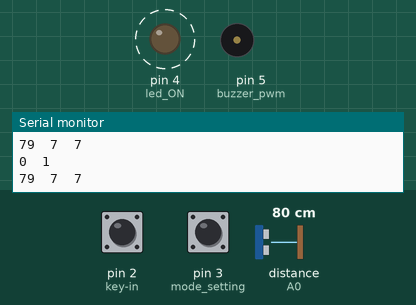
The sketch below on a simulated Arduino Uno, built with avr-gcc and run on an emulated ATmega328P. Shown: output pins drawn as LEDs (lit = HIGH), buzzer (waves = sounding), the last lines printed to the serial monitor. Wiring (inferred from the names in the program): ultrasonic range finder: trigger A1; echo A0. Dashed ring = blinking. The test bench sets the inputs (shaded band); at power-on: distance to the obstacle (sensor on A0) 80 cm, pin 2 (key-in) LOW, pin 3 (mode_setting) HIGH. The echo pulse lasts 58.3 µs per cm; the audio player accepts every command and is not drawn; pins used as bus, display or sensor lines are not drawn.

Above: at 4.9 s.
5.0 s: distance to the obstacle (sensor on A0) set to 2 cm
At 5.26 s:
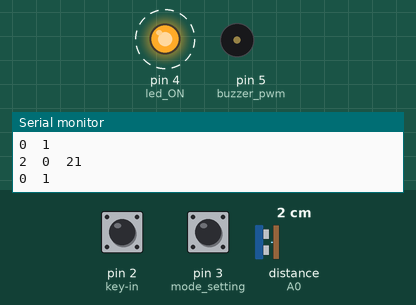
8.0 s: pin 2 (key-in) pulled HIGH for 3.2 s
14.2 s: distance to the obstacle (sensor on A0) set to 35 cm
At 15.3 s:
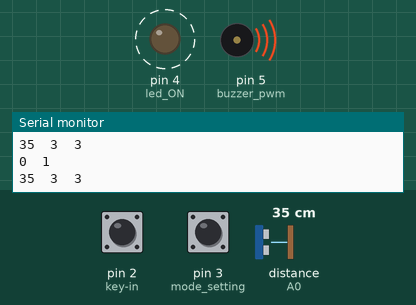
17.2 s: distance to the obstacle (sensor on A0) set to 4 cm
At 17.67 s:
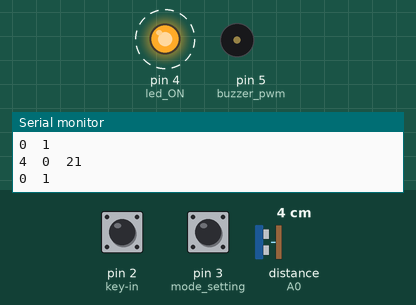
20.2 s: distance to the obstacle (sensor on A0) set to 9 cm
Timing chart, 0 to 24.2 s (numbered marks = the images above; inputs shaded):
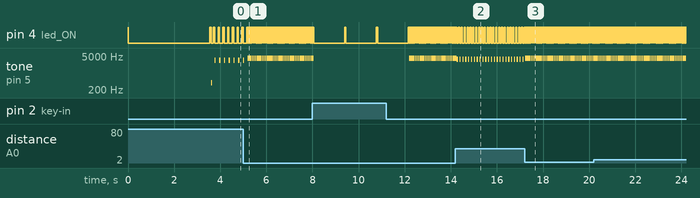

Measured:
- after the input at 5.0 s, pin 4 (led_ON): alternates HIGH for 0.05 s and LOW for 0.01 s, starting after 0.21 s
- after the input at 14.2 s, pin 4 (led_ON): alternates HIGH for 0.05 s and LOW for 0.07 s, starting after 0.13 s
- after the input at 17.2 s, pin 4 (led_ON): alternates HIGH for 0.05 s and LOW for 0.01 s, starting after 0.05 s; tone on pin 5 (buzzer_pwm): alternates 4000 Hz for 0.05 s and silent for 0.01 s, starting at once
- by itself, tone on pin 5 (buzzer_pwm): repeats every 0.06 s: 4000 Hz 0.05 s, silent 0.01 s

The sketch:

ultrasonic_distance_mp3_tone.ino
```cpp
// 2025 4
// Daejin University
// arduino program
// ultrasound distance measure for disabled

#include "Arduino.h"
#include "SoftwareSerial.h"
#include "DFRobotDFPlayerMini.h"

//SoftwareSerial mySoftwareSerial(9, 10); // 소프트웨어 시리얼용 핀 지정
SoftwareSerial mySoftwareSerial(10, 11);  // PCB 2024
DFRobotDFPlayerMini myDFPlayer;           // 객체 생성

const unsigned long interval = 5000;      // 5초 간격

int trigPin = A1;  // ultrasound trig
int echoPin = A0;  // ultrasound echo

//--------------------------------------------------------------
void setup()
{
  mySoftwareSerial.begin(9600);   // MP3 player
  Serial.begin(9600);             // PC serial

  pinMode(2, INPUT);              // key-in / tone=0
  pinMode(3, INPUT);              // mode setting / mp3=1 / tone=0
  pinMode(4, OUTPUT);             // led ON
  pinMode(5, OUTPUT);             // buzzer pwm

  pinMode(trigPin, OUTPUT);
  pinMode(echoPin, INPUT);

  digitalWrite(4,HIGH);
  digitalWrite(5,HIGH);
  delay(10);
  digitalWrite(4,LOW);
  digitalWrite(5,LOW);
  delay(1);

  if (!myDFPlayer.begin(mySoftwareSerial), false) {  //객체 초기화
    Serial.println(F("Unable to begin:"));
    while(true);
  }
  Serial.println(F("DFPlayer Mini online."));
  myDFPlayer.setTimeOut(500); //시리얼 통신용 타임아웃 시간 지정
  myDFPlayer.volume(30);      //소리 크기 0-30 사이의 값을 인수로 입력.

  myDFPlayer.play(23);        // start sound 23번 파일
  delay(3000);

  digitalWrite(4,HIGH);      // LED
  delay(50);
  digitalWrite(4,LOW);

  tone(5,400,50);           // buzzer PWM
  delay(100);

  Serial.println(F("play start"));

}

//---------------------------------------------
boolean key_in, method;
int freq, silence;
//---------------------------------------------
void loop()
{
  long duration, distance;
  int dist_int, dist_numb;

  key_in = digitalRead(2);
  method = digitalRead(3);
  Serial.print(key_in);
  Serial.print("  ");
  Serial.println(method);

  digitalWrite(4,HIGH);   // start LED
  delay(50);
  digitalWrite(4,LOW);
  delay(1);

  // ultrasound transmit
  digitalWrite(trigPin, LOW);
  delayMicroseconds(2);
  digitalWrite(trigPin, HIGH);
  delayMicroseconds(10);
  digitalWrite(trigPin, LOW);

  duration = pulseIn(echoPin, HIGH);
  distance = 1+(duration * 17 / 1000);    // 거리 0 제거
  if (distance > 200)  distance = 210;    // max distance limit

  dist_int = distance/10;        // integer number of distznce
  dist_numb = dist_int;          // mp3 file number

  if (dist_int == 0)       dist_numb = 21;      // distance ~~ 0cm   가깝다
  else if (dist_int >20)   dist_numb = 22;      // 멀다

  Serial.print(distance);
  Serial.print("  ");
  Serial.print(dist_int);
  Serial.print("  ");
  Serial.println(dist_numb);  // integer

  if (method == 0 || key_in ==0 ) {  // tone mode
    freq    = 4000-100*dist_int;  // tone frequency
    silence = 20*dist_int+10;    // silence time
    tone(5,freq,50);   // tone
    delay(silence);
  }

  else if (method == 1 && key_in ==1 ) {  // mp3 sound mode
    switch(dist_numb) {    // sound
      case 1:
        myDFPlayer.play(1);  // 10cm
        break;
      case 2:
        myDFPlayer.play(2);
        break;
      case 3:
        myDFPlayer.play(3);
        break;
      case 4:
        myDFPlayer.play(4);
        break;
      case 5:
        myDFPlayer.play(5);
        break;
      case 6:
        myDFPlayer.play(6);
        break;
      case 7:
        myDFPlayer.play(7);
        break;
      case 8:
        myDFPlayer.play(8);
        break;
      case 9:
        myDFPlayer.play(9);  // 90cm
        break;
      case 10:
        myDFPlayer.play(10);  // 100cm
        break;
      case 11:
        myDFPlayer.play(11);  // 110cm
        break;
      case 12:
        myDFPlayer.play(12);
        break;
      case 13:
        myDFPlayer.play(13);
        break;
      case 14:
        myDFPlayer.play(14);
        break;
      case 15:
        myDFPlayer.play(15);
        break;
      case 16:
        myDFPlayer.play(16);
        break;
      case 17:
        myDFPlayer.play(17);
        break;
      case 18:
        myDFPlayer.play(18);
        break;
      case 19:
        myDFPlayer.play(19);  // 190cm
        break;
      case 20:
        myDFPlayer.play(20);  // 2m
        break;
      case 21:
        myDFPlayer.play(21);  // 가깝다.
        delay(300);
        break;
      case 22:
        myDFPlayer.play(22);  // 멀다.
        delay(300);
        break;
    }
    delay(1000);  // mp3 play time
  }   // else if


}
```
